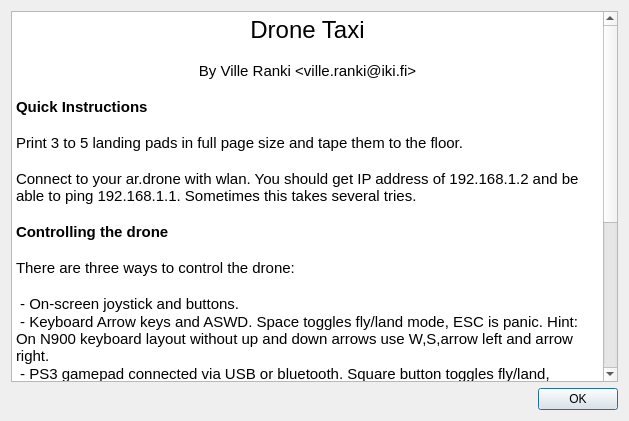
<?xml version="1.0" encoding="UTF-8"?>
<ui version="4.0">
 <class>HelpDialog</class>
 <widget class="QDialog" name="HelpDialog">
  <property name="geometry">
   <rect>
    <x>0</x>
    <y>0</y>
    <width>629</width>
    <height>421</height>
   </rect>
  </property>
  <property name="windowTitle">
   <string>Quick Help</string>
  </property>
  <layout class="QVBoxLayout" name="verticalLayout">
   <item>
    <widget class="QTextBrowser" name="textBrowser">
     <property name="html">
      <string>&lt;!DOCTYPE HTML PUBLIC &quot;-//W3C//DTD HTML 4.0//EN&quot; &quot;http://www.w3.org/TR/REC-html40/strict.dtd&quot;&gt;
&lt;html&gt;&lt;head&gt;&lt;meta name=&quot;qrichtext&quot; content=&quot;1&quot; /&gt;&lt;style type=&quot;text/css&quot;&gt;
p, li { white-space: pre-wrap; }
&lt;/style&gt;&lt;/head&gt;&lt;body style=&quot; font-family:'Ubuntu'; font-size:11pt; font-weight:400; font-style:normal;&quot;&gt;
&lt;p align=&quot;center&quot; style=&quot; margin-top:0px; margin-bottom:0px; margin-left:0px; margin-right:0px; -qt-block-indent:0; text-indent:0px;&quot;&gt;&lt;span style=&quot; font-size:18pt; color:#000000;&quot;&gt;Drone Taxi&lt;/span&gt;&lt;/p&gt;
&lt;p align=&quot;center&quot; style=&quot;-qt-paragraph-type:empty; margin-top:0px; margin-bottom:0px; margin-left:0px; margin-right:0px; -qt-block-indent:0; text-indent:0px; color:#000000;&quot;&gt;&lt;/p&gt;
&lt;p align=&quot;center&quot; style=&quot; margin-top:0px; margin-bottom:0px; margin-left:0px; margin-right:0px; -qt-block-indent:0; text-indent:0px;&quot;&gt;&lt;span style=&quot; font-family:'Courier New,courier'; color:#000000;&quot;&gt;By Ville Ranki &amp;lt;ville.ranki@iki.fi&amp;gt;&lt;/span&gt;&lt;/p&gt;
&lt;p style=&quot;-qt-paragraph-type:empty; margin-top:0px; margin-bottom:0px; margin-left:0px; margin-right:0px; -qt-block-indent:0; text-indent:0px; font-family:'Courier New,courier'; color:#000000;&quot;&gt;&lt;/p&gt;
&lt;p style=&quot; margin-top:0px; margin-bottom:0px; margin-left:0px; margin-right:0px; -qt-block-indent:0; text-indent:0px;&quot;&gt;&lt;span style=&quot; font-family:'Courier New,courier'; font-weight:600; color:#000000;&quot;&gt;Quick Instructions&lt;/span&gt;&lt;/p&gt;
&lt;p style=&quot;-qt-paragraph-type:empty; margin-top:0px; margin-bottom:0px; margin-left:0px; margin-right:0px; -qt-block-indent:0; text-indent:0px; font-family:'Courier New,courier'; color:#000000;&quot;&gt;&lt;/p&gt;
&lt;p style=&quot; margin-top:0px; margin-bottom:0px; margin-left:0px; margin-right:0px; -qt-block-indent:0; text-indent:0px;&quot;&gt;&lt;span style=&quot; font-family:'Courier New,courier'; color:#000000;&quot;&gt;Print 3 to 5 landing pads in full page size and tape them to the floor.&lt;/span&gt;&lt;/p&gt;
&lt;p style=&quot;-qt-paragraph-type:empty; margin-top:0px; margin-bottom:0px; margin-left:0px; margin-right:0px; -qt-block-indent:0; text-indent:0px; font-family:'Courier New,courier'; color:#000000;&quot;&gt;&lt;/p&gt;
&lt;p style=&quot; margin-top:0px; margin-bottom:0px; margin-left:0px; margin-right:0px; -qt-block-indent:0; text-indent:0px;&quot;&gt;&lt;span style=&quot; font-family:'Courier New,courier'; color:#000000;&quot;&gt;Connect to your ar.drone with wlan. You should get IP address of 192.168.1.2 and be able to ping 192.168.1.1. Sometimes this takes several tries.&lt;/span&gt;&lt;/p&gt;
&lt;p style=&quot;-qt-paragraph-type:empty; margin-top:0px; margin-bottom:0px; margin-left:0px; margin-right:0px; -qt-block-indent:0; text-indent:0px; font-family:'Courier New,courier'; color:#000000;&quot;&gt;&lt;/p&gt;
&lt;p style=&quot; margin-top:0px; margin-bottom:0px; margin-left:0px; margin-right:0px; -qt-block-indent:0; text-indent:0px;&quot;&gt;&lt;span style=&quot; font-family:'Courier New,courier'; font-weight:600; color:#000000;&quot;&gt;Controlling the drone&lt;/span&gt;&lt;/p&gt;
&lt;p style=&quot;-qt-paragraph-type:empty; margin-top:0px; margin-bottom:0px; margin-left:0px; margin-right:0px; -qt-block-indent:0; text-indent:0px; font-family:'Courier New,courier'; color:#000000;&quot;&gt;&lt;/p&gt;
&lt;p style=&quot; margin-top:0px; margin-bottom:0px; margin-left:0px; margin-right:0px; -qt-block-indent:0; text-indent:0px;&quot;&gt;&lt;span style=&quot; font-family:'Courier New,courier'; color:#000000;&quot;&gt;There are three ways to control the drone:&lt;/span&gt;&lt;/p&gt;
&lt;p style=&quot;-qt-paragraph-type:empty; margin-top:0px; margin-bottom:0px; margin-left:0px; margin-right:0px; -qt-block-indent:0; text-indent:0px; font-family:'Courier New,courier'; color:#000000;&quot;&gt;&lt;/p&gt;
&lt;p style=&quot; margin-top:0px; margin-bottom:0px; margin-left:0px; margin-right:0px; -qt-block-indent:0; text-indent:0px;&quot;&gt;&lt;span style=&quot; font-family:'Courier New,courier'; color:#000000;&quot;&gt; - On-screen joystick and buttons.&lt;/span&gt;&lt;/p&gt;
&lt;p style=&quot; margin-top:0px; margin-bottom:0px; margin-left:0px; margin-right:0px; -qt-block-indent:0; text-indent:0px;&quot;&gt;&lt;span style=&quot; font-family:'Courier New,courier'; color:#000000;&quot;&gt; - Keyboard Arrow keys and ASWD. Space toggles fly/land mode, ESC is panic. Hint: On N900 keyboard layout without up and down arrows use W,S,arrow left and arrow right.&lt;/span&gt;&lt;/p&gt;
&lt;p style=&quot; margin-top:0px; margin-bottom:0px; margin-left:0px; margin-right:0px; -qt-block-indent:0; text-indent:0px;&quot;&gt;&lt;span style=&quot; font-family:'Courier New,courier'; color:#000000;&quot;&gt; - PS3 gamepad connected via USB or bluetooth. Square button toggles fly/land, triangle is panic.&lt;/span&gt;&lt;/p&gt;
&lt;p style=&quot;-qt-paragraph-type:empty; margin-top:0px; margin-bottom:0px; margin-left:0px; margin-right:0px; -qt-block-indent:0; text-indent:0px; font-family:'Courier New,courier'; color:#000000;&quot;&gt;&lt;/p&gt;
&lt;p style=&quot; margin-top:0px; margin-bottom:0px; margin-left:0px; margin-right:0px; -qt-block-indent:0; text-indent:0px;&quot;&gt;&lt;span style=&quot; font-family:'Courier New,courier'; font-weight:600; color:#000000;&quot;&gt;Game modes&lt;/span&gt;&lt;/p&gt;
&lt;p style=&quot;-qt-paragraph-type:empty; margin-top:0px; margin-bottom:0px; margin-left:0px; margin-right:0px; -qt-block-indent:0; text-indent:0px; font-family:'Courier New,courier'; color:#000000;&quot;&gt;&lt;/p&gt;
&lt;p style=&quot; margin-top:0px; margin-bottom:0px; margin-left:0px; margin-right:0px; -qt-block-indent:0; text-indent:0px;&quot;&gt;&lt;span style=&quot; font-family:'Courier New,courier'; color:#000000;&quot;&gt; - Drone Taxi. Fly to pad requested by customer and press land button. Drone lands on the pad if it is visible. Try to transport as many customers as possible in given time.&lt;/span&gt;&lt;/p&gt;
&lt;p style=&quot; margin-top:0px; margin-bottom:0px; margin-left:0px; margin-right:0px; -qt-block-indent:0; text-indent:0px;&quot;&gt;&lt;span style=&quot; font-family:'Courier New,courier'; color:#000000;&quot;&gt; - Drone Racing. Fly to each pad in order as many times as needed. Try to get as low time as possible.&lt;/span&gt;&lt;/p&gt;
&lt;p style=&quot; margin-top:0px; margin-bottom:0px; margin-left:0px; margin-right:0px; -qt-block-indent:0; text-indent:0px;&quot;&gt;&lt;span style=&quot; font-family:'Courier New,courier'; color:#000000;&quot;&gt; - Free Flight. &lt;/span&gt;&lt;/p&gt;
&lt;p style=&quot;-qt-paragraph-type:empty; margin-top:0px; margin-bottom:0px; margin-left:0px; margin-right:0px; -qt-block-indent:0; text-indent:0px; font-family:'Courier New,courier'; color:#000000;&quot;&gt;&lt;/p&gt;
&lt;p style=&quot; margin-top:0px; margin-bottom:0px; margin-left:0px; margin-right:0px; -qt-block-indent:0; text-indent:0px;&quot;&gt;&lt;span style=&quot; font-family:'Courier New,courier'; color:#000000;&quot;&gt;Press panic button once to land drone immediately and quit current game mode. Press it three times to declare emergency and cut power from drone. You may need to reset the drone after this.&lt;/span&gt;&lt;/p&gt;
&lt;p style=&quot;-qt-paragraph-type:empty; margin-top:0px; margin-bottom:0px; margin-left:0px; margin-right:0px; -qt-block-indent:0; text-indent:0px; font-family:'Courier New,courier'; color:#000000;&quot;&gt;&lt;/p&gt;
&lt;p style=&quot; margin-top:0px; margin-bottom:0px; margin-left:0px; margin-right:0px; -qt-block-indent:0; text-indent:0px;&quot;&gt;&lt;span style=&quot; font-family:'Courier New,courier'; color:#000000;&quot;&gt;Turn up the volume to hear spoken instructions during game.&lt;/span&gt;&lt;/p&gt;&lt;/body&gt;&lt;/html&gt;</string>
     </property>
    </widget>
   </item>
   <item>
    <widget class="QDialogButtonBox" name="buttonBox">
     <property name="orientation">
      <enum>Qt::Horizontal</enum>
     </property>
     <property name="standardButtons">
      <set>QDialogButtonBox::Ok</set>
     </property>
    </widget>
   </item>
  </layout>
 </widget>
 <resources/>
 <connections>
  <connection>
   <sender>buttonBox</sender>
   <signal>accepted()</signal>
   <receiver>HelpDialog</receiver>
   <slot>accept()</slot>
   <hints>
    <hint type="sourcelabel">
     <x>248</x>
     <y>254</y>
    </hint>
    <hint type="destinationlabel">
     <x>157</x>
     <y>274</y>
    </hint>
   </hints>
  </connection>
  <connection>
   <sender>buttonBox</sender>
   <signal>rejected()</signal>
   <receiver>HelpDialog</receiver>
   <slot>reject()</slot>
   <hints>
    <hint type="sourcelabel">
     <x>316</x>
     <y>260</y>
    </hint>
    <hint type="destinationlabel">
     <x>286</x>
     <y>274</y>
    </hint>
   </hints>
  </connection>
 </connections>
</ui>
